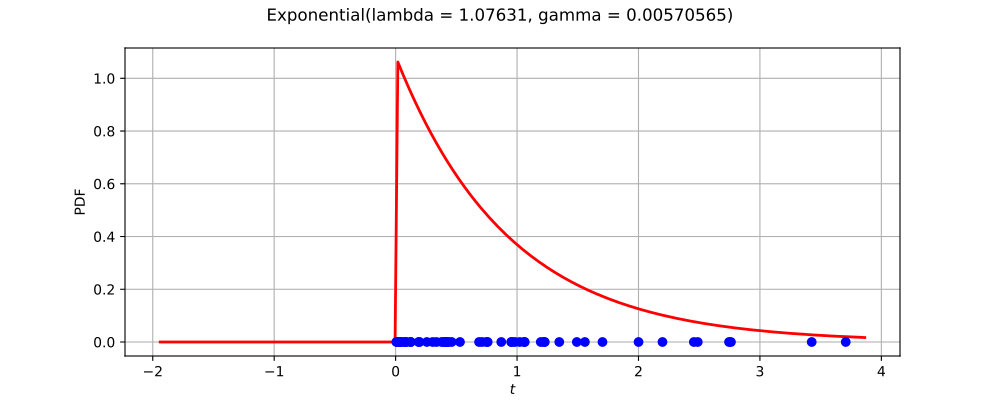

The script that drew this image:
import openturns as ot
from matplotlib import pyplot as plt
from openturns.viewer import View
ot.RandomGenerator.SetSeed(0)
factory = ot.ExponentialFactory()
ref = factory.build()
dimension = ref.getDimension()
if dimension <= 2:
    sample = ref.getSample(50)
    distribution = factory.build(sample)
    if dimension == 1:
        distribution.setDescription(['$t$'])
        pdf_graph = distribution.drawPDF(256)
        cloud = ot.Cloud(sample, ot.Sample(sample.getSize(), 1))
        cloud.setColor('blue')
        cloud.setPointStyle('fcircle')
        pdf_graph.add(cloud)
        pdf_graph.setTitle(str(distribution))
        fig = plt.figure(figsize=(10, 4))
        pdf_axis = fig.add_subplot(111)
        View(pdf_graph, figure=fig, axes=[pdf_axis], add_legend=False)
    else:
        sample = ref.getSample(500)
        distribution.setDescription(['$t_0$', '$t_1$'])
        pdf_graph = distribution.drawPDF([256]*2)
        cloud = ot.Cloud(sample)
        cloud.setColor('red')
        cloud.setPointStyle('fcircle')
        pdf_graph.add(cloud)
        pdf_graph.setTitle(str(distribution))
        fig = plt.figure(figsize=(10, 4))
        pdf_axis = fig.add_subplot(111)
        View(pdf_graph, figure=fig, axes=[pdf_axis], add_legend=False, square_axes=True)
